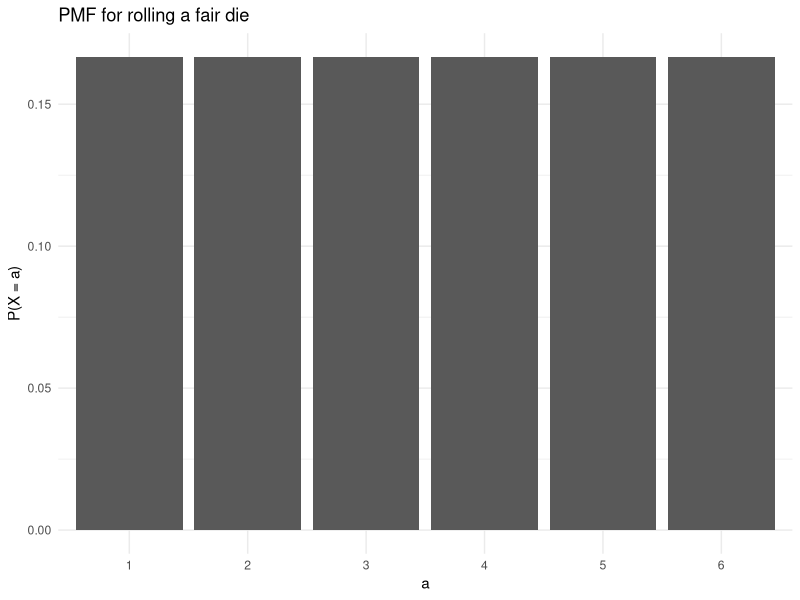
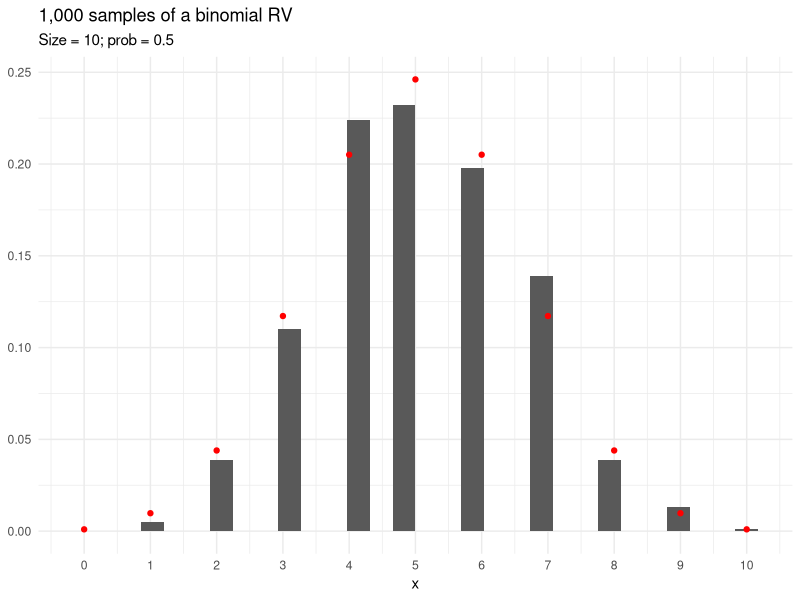
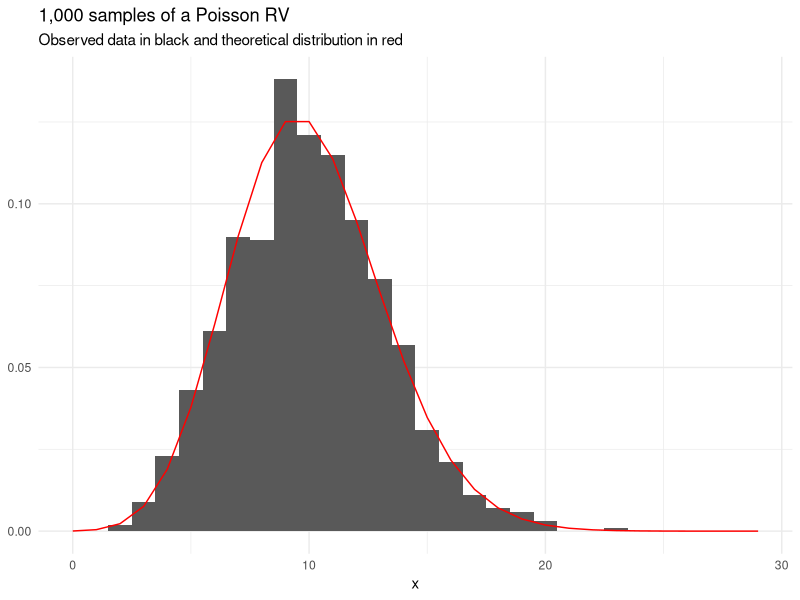
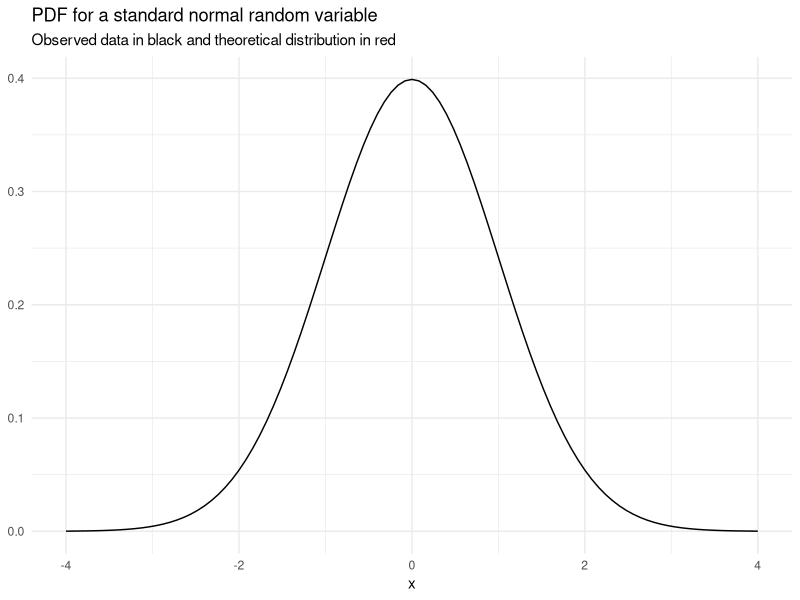
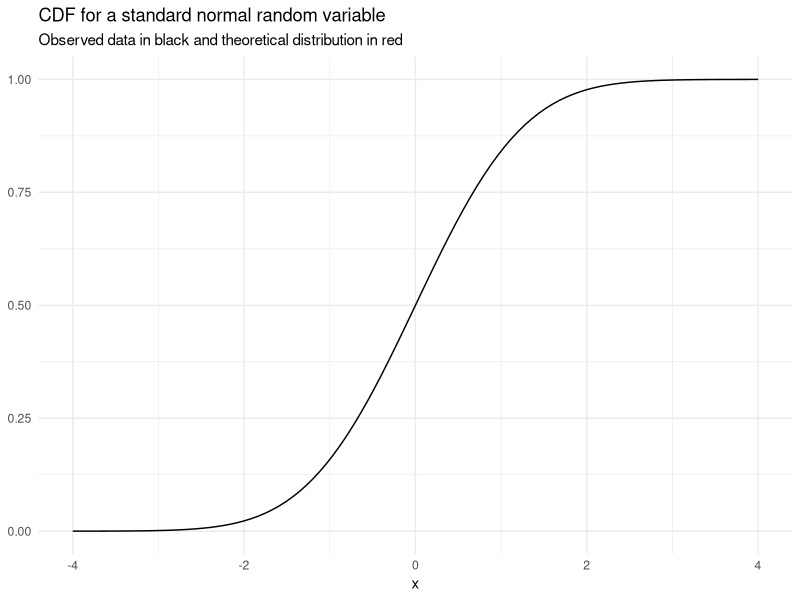
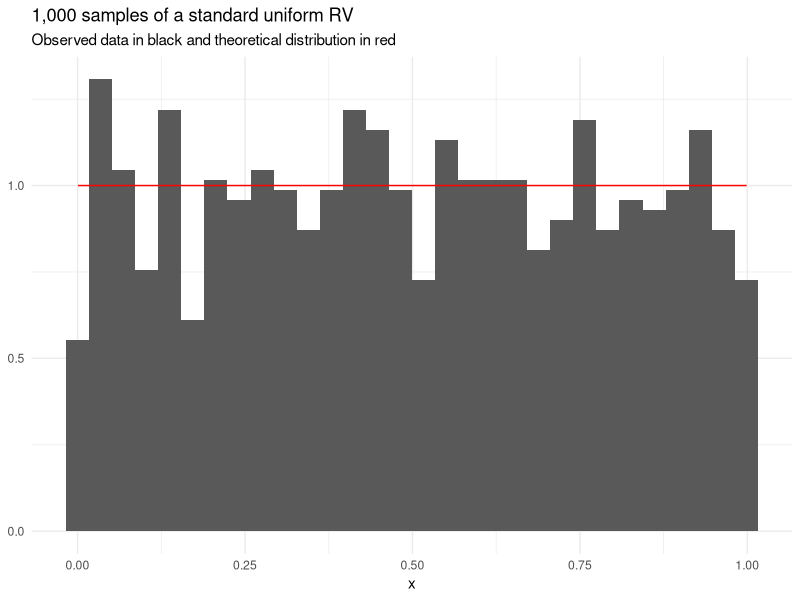
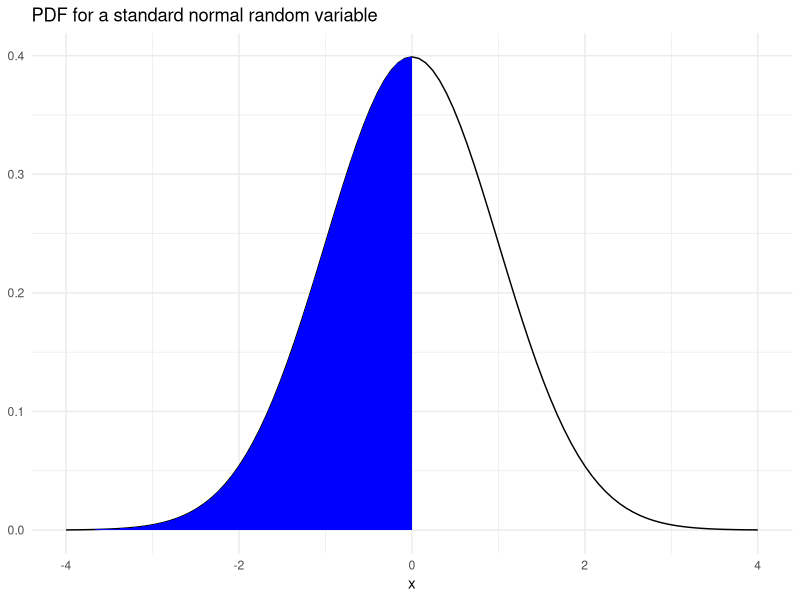
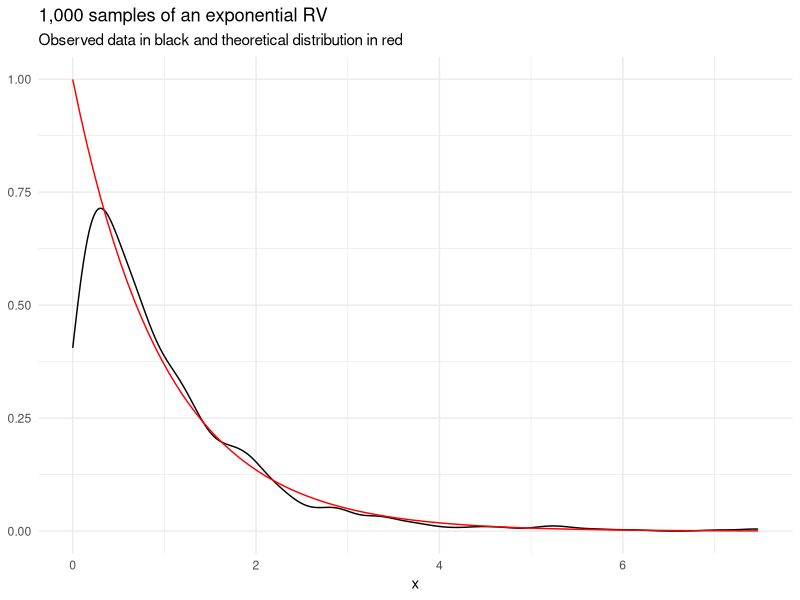

Here is the R script that generated these plots, in order: (Note: this script raises an error after producing the figures.)
## ---- chunk 1
#| echo: false

exercise_number <- 1

## ---- chunk 2
#| label: rmarkdown-setup
#| echo: false
#| message: false
#| warning: false

library(MASS)
library(tidyverse)
library(broom)

theme_set(theme_minimal())

## ---- chunk 3
#| label: fig-die
#| fig-cap: PMF for rolling a fair die
#| code-fold: true

tibble(
  a = factor(1:6),
  `P(X = a)` = rep(1 / 6, 6)
) |>
  ggplot(aes(a, `P(X = a)`)) +
  geom_col() +
  labs(title = "PMF for rolling a fair die")

## ---- chunk 4
#| label: fig-binomial
#| fig-cap: 1,000 random draws from a binomial distribution with 10 trials and p = 0.5
#| code-fold: true
#| message: false

tibble(
  x = rbinom(n = 1000, size = 10, prob = 0.5)
) |>
  ggplot(aes(x)) +
  geom_histogram(aes(y = after_stat(count / sum(count)))) +
  scale_x_continuous(breaks = 0:10) +
  geom_point(data = tibble(x = 0:10, y = map_dbl(0:10, dbinom, size = 10, prob = 0.5)),
             aes(x, y),
             color = "red") +
  labs(
    title = "1,000 samples of a binomial RV",
    subtitle = "Size = 10; prob = 0.5",
    y = NULL
  ) 

## ---- chunk 5
dbinom(x = 10, size = 10, prob = 0.5)

## ---- chunk 6
pbinom(q = 3, size = 10, prob = 0.5)

## ---- chunk 7
qbinom(p = 0.1, size = 10, prob = 0.5)

## ---- chunk 8
rbinom(n = 10, size = 10, prob = 0.5)

## ---- chunk 9
#| echo: false

exercise_number <- exercise_number + 1
## ---- chunk 10
#| label: fig-poisson
#| code-fold: true
#| fig-cap: 1,000 samples of a Poisson RV
#| message: false

set.seed(20200905)

tibble(
  x = rpois(1000, lambda = 10)
) |>
  ggplot(aes(x)) +
  geom_histogram(aes(y = after_stat(count / sum(count)))) +
  scale_x_continuous(limits = c(0, 29)) +
  stat_function(fun = dpois, n = 30, color = "red", args = list(lambda = 10)) + 
  labs(
    title = "1,000 samples of a Poisson RV",
    subtitle = "Observed data in black and theoretical distribution in red",
    y = NULL
  ) 

## ---- chunk 11
sample(x = 1:6, size = 1)

## ---- chunk 12
sample(
  x = c("rain", "sunshine"), 
  size = 1, 
  prob = c(0.1, 0.9)
)

## ---- chunk 13
#| echo: false

exercise_number <- exercise_number + 1
## ---- chunk 14
#| code-fold: true

tibble(x = c(-4, 4)) |>
  ggplot(aes(x)) +
  stat_function(fun = dnorm, n = 101, args = list(mean = 0, sd = 1)) + 
  labs(
    title = "PDF for a standard normal random variable",
    subtitle = "Observed data in black and theoretical distribution in red",
    y = NULL
  ) 

## ---- chunk 15
#| code-fold: true

tibble(x = c(-4, 4)) |>
  ggplot(aes(x)) +
  stat_function(fun = pnorm, n = 101, args = list(mean = 0, sd = 1)) + 
  labs(
    title = "CDF for a standard normal random variable",
    subtitle = "Observed data in black and theoretical distribution in red",
    y = NULL
  ) +
  theme_minimal()

## ---- chunk 16
#| code-fold: true
#| message: false

set.seed(20200904)

tibble(
  x = runif(1000)
) |>
  ggplot(aes(x)) +
  geom_histogram(aes(y = after_stat(density))) +
  stat_function(fun = dunif, n = 101, color = "red") + 
  labs(
    title = "1,000 samples of a standard uniform RV",
    subtitle = "Observed data in black and theoretical distribution in red",    
    y = NULL
  ) 

## ---- chunk 17
#| code-fold: true

tibble(x = c(-4, 4)) |>
  ggplot(aes(x)) +
  stat_function(fun = dnorm, n = 101, args = list(mean = 0, sd = 1)) + 
  geom_area(stat = "function", fun = dnorm, fill = "blue", xlim = c(-4, 0)) +
  labs(
    title = "PDF for a standard normal random variable",
    y = NULL
  ) 

## ---- chunk 18
#| echo: false

exercise_number <- exercise_number + 1
## ---- chunk 19
#| code-fold: true

tibble(
  x = rexp(n = 1000, rate = 1)
) |>
  ggplot(aes(x)) +
  geom_density() +
  stat_function(fun = dexp, n = 101, args = list(rate = 1), color = "red") + 
  labs(
    title = "1,000 samples of an exponential RV",
    subtitle = "Observed data in black and theoretical distribution in red",    
    y = NULL
  ) 

## ---- chunk 20
set.seed(20230909)
x <- rbinom(n = 8, size = 10, prob = 0.3)

x

## ---- chunk 21
mle_binom <- sum(x) / (10 * 8)

mle_binom

## ---- chunk 22
set.seed(20230909)
x <- rnorm(n = 200, mean = 0, sd = 1)

## ---- chunk 23
mean_hat <- mean(x)

mean_hat

sigma2_hat <- mean((x - mean(x)) ^ 2)

sigma2_hat

tibble(x = x) |>
  ggplot() +
  geom_histogram(aes(x, y = after_stat(density))) +
  stat_function(fun = dnorm, color = "red", args = list(mean = mean_hat, sd = sqrt(sigma2_hat)))

## ---- chunk 24
set.seed(20230909)
x <- rexp(n = 200, rate = 10)

mle_exp <- 1 / mean(x)

mle_exp

tibble(x = x) |>
  ggplot() +
  geom_histogram(aes(x, y = after_stat(density))) +
  stat_function(fun = dexp, color = "red", args = list(rate = mle_exp))

## ---- chunk 25
#| echo: false

exercise_number <- exercise_number + 1
## ---- chunk 26
#| code-fold: true

x <- c(
  30970.787, 10901.544, 15070.015, 10445.772, 8972.258, 
  15759.614, 13341.328, 18498.858, 134462.066, 17498.930, 
  7112.306, 27336.795, 75526.381, 110123.606, 32910.618, 
  16764.452, 21244.380, 18952.455, 954373.470, 4219.635,
  7078.766, 27657.996, 18337.097, 14566.525, 14220.000, 
  21457.202, 9322.311, 26018.018, 96325.728, 26780.329, 
  25833.356, 10719.360, 8642.935, 29302.623, 10517.174,
  33831.547, 339077.456, 5805.707, 141505.710, 28168.790, 
  10446.378, 4993.349, 27502.949, 35519.162, 45761.505, 
  26163.096, 72163.668, 15515.435, 69396.895, 84972.590, 
  67248.460, 26966.374, 24624.339, 4779.110, 23330.279,
  196311.913, 20517.739, 80257.587, 32108.466, 9735.061, 
  20502.579, 2544.004, 165909.040, 20949.512, 16643.695, 
  30267.741, 8359.024, 13355.154, 8425.988, 4491.550,
  32071.872, 61648.149, 75074.135, 62842.985, 26040.648, 
  68733.979, 63368.710, 11157.211, 5782.610, 3629.674, 
  44399.230, 2852.381, 8200.453, 41249.003, 15006.791,
  808974.653, 30705.915, 6341.954, 28208.144, 5409.821,
  54566.805, 10894.864, 4583.550, 31110.875, 43474.872, 
  69059.161, 33054.574, 8789.910, 218887.477, 11051.292, 
  3366.743, 63853.329, 68756.561, 48031.259, 11707.191,
  26593.634, 8868.942, 19225.309, 27704.670, 10666.549, 
  47151.963, 20343.604, 123932.502, 33030.986, 5412.023, 
  23540.382, 9894.513, 52742.541, 21397.990, 25100.143,
  23757.882, 48347.300, 4325.134, 23816.776, 11907.656, 
  24179.849, 25967.574, 7531.294, 15131.240, 21595.781, 
  40473.936, 35390.849, 4060.563, 55334.157, 37058.771, 
  34050.456, 17351.500, 7453.829, 48131.565, 10576.746,
  26450.754, 33592.986, 21425.018, 34729.337, 77370.078, 
  5819.325, 9067.356, 19829.998, 20120.706, 3637.042, 
  44812.638, 22930.229, 29683.776, 76366.822, 15464.594, 
  1273.101, 53036.266, 2846.294, 114076.200, 14492.680, 
  55071.554, 31597.849, 199724.125, 52332.510, 98411.129, 
  43108.506, 6580.620, 12833.836, 8846.348, 7599.796, 
  6952.447, 30022.143, 24829.739, 40784.581, 8997.219,
  3786.354, 11515.298, 116515.617, 137873.967, 3282.185,
  107886.676, 13184.850, 51083.235, 2907.886, 51827.538, 
  37564.196, 23196.399, 20169.037, 9020.364, 11118.250, 
  56930.060, 11657.302, 84642.584, 44948.450, 16610.166, 
  5509.231, 4770.262, 15614.233, 5993.999, 22628.114
)
## ---- chunk 27
#| label: fig-mvnorm
#| fig-cap: "Samples from Multivariate Normal Distributions"
#| fig-subcap:
#|   - "Strong Positive Covariance"
#|   - "Weak Covariance"
#|   - "Strong Negative Covariance" 
#| layout-ncol: 3

Sigma1 <- matrix(c(1, 0.8, 
                   0.8, 1),
                 nrow = 2,
                 byrow = TRUE)
  
mvrnorm(n = 1000, mu = c(0, 0), Sigma = Sigma1) |>
  as_tibble() |>
  ggplot(aes(V1, V2)) +
  geom_point()

Sigma2 <- matrix(c(1, 0.2, 
                   0.2, 1),
                 nrow = 2,
                 byrow = TRUE)

mvrnorm(n = 1000, mu = c(0, 0), Sigma = Sigma2) |>
  as_tibble() |>
  ggplot(aes(V1, V2)) +
  geom_point()

Sigma3 <- matrix(c(1, -0.8, 
                   -0.8, 1),
                 nrow = 2,
                 byrow = TRUE)

mvrnorm(n = 1000, mu = c(0, 0), Sigma = Sigma3) |>
  as_tibble() |>
  ggplot(aes(V1, V2)) +
  geom_point()

## ---- chunk 28
#' Count the proportion of n tosses that turn up heads
#'
#' @param n An integer for the number of tosses
#'
#' @return The proportion of n tosses that turn up heads
#' 
count_heads <- function(n) {
  
  # toss the fair coin n times
  coin_tosses <- rbinom(n = n, size = 1, prob = 0.5)
    
  coin_tosses <- if_else(coin_tosses == 1, "heads", "tails")
  
  # calculate the proportion of heads
  prop_heads <- mean(coin_tosses == "heads")
  
  return(prop_heads)
  
}

## ---- chunk 29
set.seed(11)
count_heads(n = 10)

## ---- chunk 30
set.seed(20)
count_heads(n = 1000000)

## ---- chunk 31
coin <- c("heads", "tails")

set.seed(20210901)

tibble(
  `Number of flips` = 1:1000,
  head = sample(x = coin, size = 1000, replace = TRUE) == "heads"
) |>
  mutate(`Proportion of heads` = cummean(head)) |>
  ggplot(aes(`Number of flips`, `Proportion of heads`)) +
  geom_hline(yintercept = 0.5, color = "red") +
  geom_step() +
  scale_y_continuous(limits = c(0, 1)) +
  labs(title = "Proportion of heads by number of flips")

## ---- chunk 32
#' Calculate the proportion of unique values from a vector of integers included 
#' in a bootstrap sample
#'
#' @param integers A vector of integers
#'
#' @return The proportion of integers included in the bootstrap sample
#' 
count_uniques <- function(integers) {
  
  # generate a bootstrap sample
  samples <- sample(integers, size = length(integers), replace = TRUE)
  
  # calculate the proportion of unique values from the original vector
  prop_unique <- length(unique(samples)) / length(integers)
  
  return(prop_unique)
  
}

## ---- chunk 33
# pre-allocate the output vector for efficient computation
prop_unique <- vector(mode = "numeric", length = 100000)
for (i in seq_along(prop_unique)) {
  
  prop_unique[i] <- count_uniques(integers = 1:100)
  
}

## ---- chunk 34
mean(prop_unique)

## ---- chunk 35
quantile(prop_unique, probs = c(0.025, 0.975))

## ---- chunk 36
expand_grid(
  x = seq(0, 4, 0.1),
  y = seq(0, 2, 0.1)
) |>
ggplot() +
  ggforce::geom_circle(aes(x0 = 2, y0 = 1, r = 1), fill = "blue", color = NA) +
  geom_rect(aes(xmin = 0, xmax = 1, ymin = 0, ymax = 1), fill = "red", color = NA) +
  geom_rect(aes(xmin = 0, xmax = 3, ymin = 0, ymax = 2), fill = NA, color = "black") +
  coord_fixed()

## ---- chunk 37
number_of_samples <- 2000000

# sample points in a rectangle with x in [0, 3] and y in [0, 2]
set.seed(20210907)
samples <- tibble(
  x = runif(number_of_samples, min = 0, max = 3),
  y = runif(number_of_samples, min = 0, max = 2)
)

# calculate if (x, y) is in the circle, the square, or neither
samples <- samples |>
  mutate(
    in_square = between(x, 0, 1) & between(y, 0, 1),
    in_circle = (x - 2) ^ 2 + (y - 1) ^ 2 < 1
  ) 

# calculate the proportion of samples in each shape
prop_in_shapes <- samples |>
  summarize(
    prop_in_square = mean(in_square), 
    prop_in_circle = mean(in_circle)
  ) 

# calculate the ratio
prop_in_shapes |>
  mutate(prop_in_circle / prop_in_square) |>
  print(digits = 3)

## ---- chunk 38
set.seed(20210906)

data <- map(
  .x = 1:1000,
  .f = ~ tibble(
    x = rnorm(n = 10000, mean = 0, sd = 2),
    epsilon = rnorm(n = 10000, mean = 0, sd = 10),
    y = 5 + 15 * x + epsilon
  )
)

## ---- chunk 39
estimated_models <- map(
  .x = data,
  .f = ~ lm(y ~ x, data = .x)
)

## ---- chunk 40
coefficients <- map_df(
  .x = estimated_models,
  .f = tidy,
  conf.int = TRUE
)

## ---- chunk 41
model_metrics <- map_df(
  .x = estimated_models,
  .f = glance
) 

model_metrics |>
  ggplot(aes(sigma)) +
  geom_histogram() +
  labs(title = "Plot of the estimated residual standard errors")

## ---- chunk 42
coefficients |>
  ggplot(aes(estimate)) +
  geom_histogram() +
  facet_wrap(~term, scales = "free_x") +
  labs(title = "Coefficients estimates across 10,000 samples")

## ---- chunk 43
coefficients |>
  group_by(term) |>
  summarize(
    mean(estimate), 
    sd(estimate)
  )

## ---- chunk 44
coefficients |>
  filter(term == "x") |>
  summarize(ci_contain_beta = mean(conf.low <= 15 & conf.high >= 15))

coefficients |>
  filter(term == "(Intercept)") |>
  summarize(ci_contain_beta = mean(conf.low <= 5 & conf.high >= 5))

## ---- chunk 45
generate_queue <- function(t, lambda, mu) {
  
  # 1 sample t and s
  t_i <- rexp(100, rate = lambda) 
  s_i <- rexp(100, rate = mu) 
  
  while(sum(t_i) < t) {
    
    t_i <- c(t_i, rexp(100, rate = lambda)) 
    s_i <- c(s_i, rexp(100, rate = mu))
    
  }
  
  # 2 calculate a
  a_i <- cumsum(t_i)
  
  #
  w_i <- vector(mode = "double", length = length(t_i))
  d_i <- vector(mode = "double", length = length(t_i)) 
  d_i[1] <- a_i[1] + s_i[1]
  w_i[1] <- 0
  for (i in seq_along(d_i)) {
    
    w_i[i] <- max(0, d_i[i - 1] - a_i[i])
    d_i[i] <- a_i[i] + w_i[i] + s_i[i]
                
  }
  
  tibble(
    interarrival_time = t_i,
    arrival_time = a_i,
    service_time = s_i,
    wait_time = w_i,
    departure_time = d_i
  )
  
}


## ---- chunk 46
set.seed(19920401)
queue <- generate_queue(t = 100, lambda = 1, mu = 1)

queue

## ---- chunk 47
flow <- tibble::tibble(
  time = c(queue$arrival_time, queue$departure_time),
  type = c(rep("arrival", length(queue$arrival_time)), 
           rep("departure", length(queue$departure_time))), 
  change = c(rep(1, length(queue$arrival_time)), rep(-1, length(queue$departure_time))),
) |>
  arrange(time) |> 
  filter(time < 100) |> 
  mutate(queue = cumsum(change) - 1)

flow |>
  ggplot(aes(time, queue)) +
  geom_step() +
  labs(title = "Simulated queue at the Social Security office")

## ---- chunk 48
#' Generate wait times at the queue
#'
#' @param person_number An integer for the person of interest
#' @param iterations An integer for the number of Monte Carlo iterations
#' @param t A t for the maximum time
#'
#' @return A vector of wait times
#' 
generate_waits <- function(person_number, iterations, t) {
  
  wait_time <- vector(mode = "numeric", length = iterations)
  for (i in seq_along(wait_time)) {
    
    wait_time[i] <- generate_queue(t = t, lambda = 1, mu = 1)$wait_time[person_number]
    
  }
  
  return(wait_time)
  
}

set.seed(20200908)
wait_time <- generate_waits(person_number = 5, iterations = 10000, t = 50)

mean(wait_time)

quantile(wait_time, probs = c(0.025, 0.5, 0.975))

## ---- chunk 49
#| echo: false

exercise_number <- exercise_number + 1
## ---- chunk 50
#| echo: false

exercise_number <- exercise_number + 1
## ---- chunk 51
#| include: false

sample_n <- function() {
  
  x1 <- rnorm(n = 1, mean = 0, sd = 1)
  x2 <- rnorm(n = 1, mean = 1, sd = 1)
  x3 <- rnorm(n = 1, mean = 2, sd = 1)
  
  x1 < x2 & x2 < x3
  
}

mean(map_lgl(.x = 1:10000, .f = ~sample_n()))

